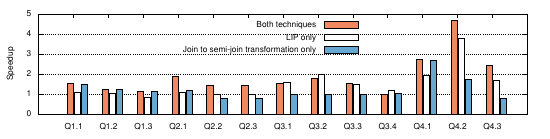

gnuplot code for this plot:
reset
load "config.plt"
#set size 1.2, 0.6
set output 'lip-ef-impact.eps'
set terminal postscript size 5.5in, 1.4in
set style histogram cluster gap 2
set style fill pattern 0 border -1
set style line 1 lt 1
set boxwidth 0.9
set style data histograms
#set key center horizontal top  width -1
set key left horizontal top Right width -1 font "Helvetica,12"
set ylabel "Speedup" offset 1,0 font "Helvetica,12"
set yrange[0:5]
set xrange[-1:13]
set ytics 0,1 font "Helvetica,12"
set xtics font "Helvetica,12"
set arrow from -1,1 to 13,1 nohead lt 0.5 lc rgb "black"
set arrow from -1,2 to 13,2 nohead lt 0.5 lc rgb "black"
set arrow from -1,3 to 13,3 nohead lt 0.5 lc rgb "black"
set arrow from -1,4 to 13,4 nohead lt 0.5 lc rgb "black"
set arrow from -1,5 to 13,5 nohead lt 0.5 lc rgb "black"
plot 'lip-ef-impact.dat' using 2:xtic(1) ti col ls 1 lc rgb "#ef8a62" fill pattern 3,\
       '' u 3 ti col ls 1 lc rgb "#f7f7f7" fill pattern 1,\
       '' u 4 ti col ls 1 lc rgb "#67a9cf" fill pattern 3
